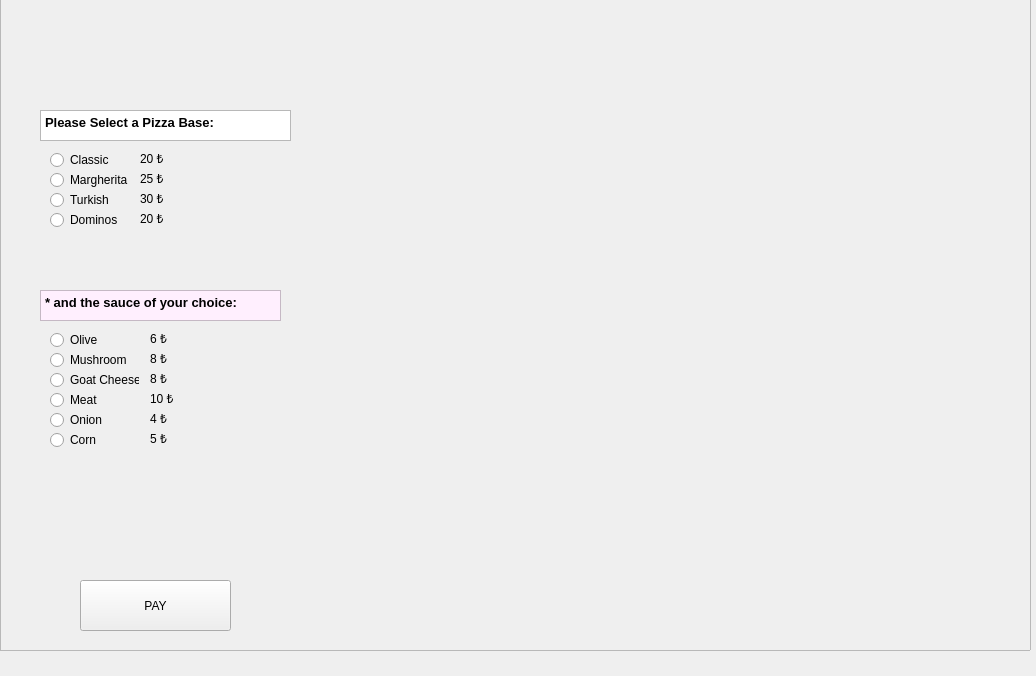
<?xml version="1.0" encoding="UTF-8"?>
<ui version="4.0">
 <class>MainWindow</class>
 <widget class="QMainWindow" name="MainWindow">
  <property name="geometry">
   <rect>
    <x>0</x>
    <y>0</y>
    <width>1036</width>
    <height>676</height>
   </rect>
  </property>
  <property name="windowTitle">
   <string>MainWindow</string>
  </property>
  <property name="styleSheet">
   <string notr="true"/>
  </property>
  <widget class="QWidget" name="centralwidget">
   <widget class="QRadioButton" name="OliveButton">
    <property name="geometry">
     <rect>
      <x>50</x>
      <y>330</y>
      <width>89</width>
      <height>20</height>
     </rect>
    </property>
    <property name="text">
     <string>Olive</string>
    </property>
   </widget>
   <widget class="QRadioButton" name="MushroomButton">
    <property name="geometry">
     <rect>
      <x>50</x>
      <y>350</y>
      <width>89</width>
      <height>20</height>
     </rect>
    </property>
    <property name="text">
     <string>Mushroom</string>
    </property>
   </widget>
   <widget class="QRadioButton" name="CheeseButton">
    <property name="geometry">
     <rect>
      <x>50</x>
      <y>370</y>
      <width>89</width>
      <height>20</height>
     </rect>
    </property>
    <property name="text">
     <string>Goat Cheese</string>
    </property>
   </widget>
   <widget class="QRadioButton" name="MeatButton">
    <property name="geometry">
     <rect>
      <x>50</x>
      <y>390</y>
      <width>89</width>
      <height>20</height>
     </rect>
    </property>
    <property name="text">
     <string>Meat</string>
    </property>
   </widget>
   <widget class="QTextEdit" name="SouceText">
    <property name="geometry">
     <rect>
      <x>40</x>
      <y>290</y>
      <width>241</width>
      <height>31</height>
     </rect>
    </property>
    <property name="styleSheet">
     <string notr="true">background-color: rgb(255, 239, 254);</string>
    </property>
    <property name="html">
     <string>&lt;!DOCTYPE HTML PUBLIC &quot;-//W3C//DTD HTML 4.0//EN&quot; &quot;http://www.w3.org/TR/REC-html40/strict.dtd&quot;&gt;
&lt;html&gt;&lt;head&gt;&lt;meta name=&quot;qrichtext&quot; content=&quot;1&quot; /&gt;&lt;meta charset=&quot;utf-8&quot; /&gt;&lt;style type=&quot;text/css&quot;&gt;
p, li { white-space: pre-wrap; }
hr { height: 1px; border-width: 0; }
li.unchecked::marker { content: &quot;\2610&quot;; }
li.checked::marker { content: &quot;\2612&quot;; }
&lt;/style&gt;&lt;/head&gt;&lt;body style=&quot; font-family:'Segoe UI'; font-size:9pt; font-weight:400; font-style:normal;&quot;&gt;
&lt;p style=&quot; margin-top:0px; margin-bottom:0px; margin-left:0px; margin-right:0px; -qt-block-indent:0; text-indent:0px;&quot;&gt;&lt;span style=&quot; font-size:10pt; font-weight:700;&quot;&gt;* and the sauce of your choice:&lt;/span&gt;&lt;/p&gt;&lt;/body&gt;&lt;/html&gt;</string>
    </property>
   </widget>
   <widget class="QRadioButton" name="OnionButton">
    <property name="geometry">
     <rect>
      <x>50</x>
      <y>410</y>
      <width>89</width>
      <height>20</height>
     </rect>
    </property>
    <property name="text">
     <string>Onion</string>
    </property>
   </widget>
   <widget class="QRadioButton" name="CornButton">
    <property name="geometry">
     <rect>
      <x>50</x>
      <y>430</y>
      <width>89</width>
      <height>20</height>
     </rect>
    </property>
    <property name="text">
     <string>Corn</string>
    </property>
   </widget>
   <widget class="QLabel" name="OliveCost">
    <property name="geometry">
     <rect>
      <x>150</x>
      <y>330</y>
      <width>49</width>
      <height>16</height>
     </rect>
    </property>
    <property name="text">
     <string>6 ₺</string>
    </property>
   </widget>
   <widget class="QLabel" name="MushroomCost">
    <property name="geometry">
     <rect>
      <x>150</x>
      <y>350</y>
      <width>49</width>
      <height>16</height>
     </rect>
    </property>
    <property name="text">
     <string>8 ₺</string>
    </property>
   </widget>
   <widget class="QLabel" name="GoatCost">
    <property name="geometry">
     <rect>
      <x>150</x>
      <y>370</y>
      <width>49</width>
      <height>16</height>
     </rect>
    </property>
    <property name="text">
     <string>8 ₺</string>
    </property>
   </widget>
   <widget class="QLabel" name="MeatCost">
    <property name="geometry">
     <rect>
      <x>150</x>
      <y>390</y>
      <width>49</width>
      <height>16</height>
     </rect>
    </property>
    <property name="text">
     <string>10 ₺</string>
    </property>
   </widget>
   <widget class="QLabel" name="OnionCost">
    <property name="geometry">
     <rect>
      <x>150</x>
      <y>410</y>
      <width>49</width>
      <height>16</height>
     </rect>
    </property>
    <property name="text">
     <string>4 ₺</string>
    </property>
   </widget>
   <widget class="QLabel" name="CornCost">
    <property name="geometry">
     <rect>
      <x>150</x>
      <y>430</y>
      <width>49</width>
      <height>16</height>
     </rect>
    </property>
    <property name="text">
     <string>5 ₺</string>
    </property>
   </widget>
   <widget class="QWidget" name="widget" native="true">
    <property name="geometry">
     <rect>
      <x>10</x>
      <y>80</y>
      <width>351</width>
      <height>191</height>
     </rect>
    </property>
    <widget class="QLabel" name="DominosCost">
     <property name="geometry">
      <rect>
       <x>130</x>
       <y>130</y>
       <width>49</width>
       <height>16</height>
      </rect>
     </property>
     <property name="text">
      <string>20 ₺</string>
     </property>
    </widget>
    <widget class="QTextEdit" name="BaseText">
     <property name="geometry">
      <rect>
       <x>30</x>
       <y>30</y>
       <width>251</width>
       <height>31</height>
      </rect>
     </property>
     <property name="html">
      <string>&lt;!DOCTYPE HTML PUBLIC &quot;-//W3C//DTD HTML 4.0//EN&quot; &quot;http://www.w3.org/TR/REC-html40/strict.dtd&quot;&gt;
&lt;html&gt;&lt;head&gt;&lt;meta name=&quot;qrichtext&quot; content=&quot;1&quot; /&gt;&lt;meta charset=&quot;utf-8&quot; /&gt;&lt;style type=&quot;text/css&quot;&gt;
p, li { white-space: pre-wrap; }
hr { height: 1px; border-width: 0; }
li.unchecked::marker { content: &quot;\2610&quot;; }
li.checked::marker { content: &quot;\2612&quot;; }
&lt;/style&gt;&lt;/head&gt;&lt;body style=&quot; font-family:'Segoe UI'; font-size:9pt; font-weight:400; font-style:normal;&quot;&gt;
&lt;p style=&quot; margin-top:0px; margin-bottom:0px; margin-left:0px; margin-right:0px; -qt-block-indent:0; text-indent:0px;&quot;&gt;&lt;span style=&quot; font-size:10pt; font-weight:700;&quot;&gt;Please Select a Pizza Base:&lt;/span&gt;&lt;/p&gt;&lt;/body&gt;&lt;/html&gt;</string>
     </property>
    </widget>
    <widget class="QRadioButton" name="DominosButton">
     <property name="geometry">
      <rect>
       <x>40</x>
       <y>130</y>
       <width>89</width>
       <height>20</height>
      </rect>
     </property>
     <property name="text">
      <string>Dominos</string>
     </property>
    </widget>
    <widget class="QRadioButton" name="MargheritaButton">
     <property name="geometry">
      <rect>
       <x>40</x>
       <y>90</y>
       <width>89</width>
       <height>20</height>
      </rect>
     </property>
     <property name="text">
      <string>Margherita</string>
     </property>
    </widget>
    <widget class="QLabel" name="MargerithaCost">
     <property name="geometry">
      <rect>
       <x>130</x>
       <y>90</y>
       <width>49</width>
       <height>16</height>
      </rect>
     </property>
     <property name="text">
      <string>25 ₺</string>
     </property>
    </widget>
    <widget class="QLabel" name="ClassicCost">
     <property name="geometry">
      <rect>
       <x>130</x>
       <y>70</y>
       <width>49</width>
       <height>16</height>
      </rect>
     </property>
     <property name="text">
      <string>20 ₺</string>
     </property>
    </widget>
    <widget class="QRadioButton" name="ClassicButton">
     <property name="enabled">
      <bool>true</bool>
     </property>
     <property name="geometry">
      <rect>
       <x>40</x>
       <y>70</y>
       <width>89</width>
       <height>20</height>
      </rect>
     </property>
     <property name="text">
      <string>Classic</string>
     </property>
    </widget>
    <widget class="QRadioButton" name="TurkishButton">
     <property name="geometry">
      <rect>
       <x>40</x>
       <y>110</y>
       <width>89</width>
       <height>20</height>
      </rect>
     </property>
     <property name="text">
      <string>Turkish</string>
     </property>
    </widget>
    <widget class="QLabel" name="TurkishCost">
     <property name="geometry">
      <rect>
       <x>130</x>
       <y>110</y>
       <width>49</width>
       <height>16</height>
      </rect>
     </property>
     <property name="text">
      <string>30 ₺</string>
     </property>
    </widget>
   </widget>
   <widget class="QPushButton" name="PayButton">
    <property name="geometry">
     <rect>
      <x>80</x>
      <y>580</y>
      <width>151</width>
      <height>51</height>
     </rect>
    </property>
    <property name="text">
     <string>PAY</string>
    </property>
   </widget>
   <widget class="QFrame" name="frame">
    <property name="geometry">
     <rect>
      <x>-10</x>
      <y>-30</y>
      <width>1041</width>
      <height>681</height>
     </rect>
    </property>
    <property name="styleSheet">
     <string notr="true">background-image: url(:/new/Just.jpg);</string>
    </property>
    <property name="frameShape">
     <enum>QFrame::StyledPanel</enum>
    </property>
    <property name="frameShadow">
     <enum>QFrame::Raised</enum>
    </property>
    <widget class="QFrame" name="frame_2">
     <property name="geometry">
      <rect>
       <x>10</x>
       <y>20</y>
       <width>1041</width>
       <height>731</height>
      </rect>
     </property>
     <property name="styleSheet">
      <string notr="true">background-image: url(:/new/global_ai_python_project/Just.jpg);</string>
     </property>
     <property name="frameShape">
      <enum>QFrame::StyledPanel</enum>
     </property>
     <property name="frameShadow">
      <enum>QFrame::Raised</enum>
     </property>
     <widget class="QLabel" name="label">
      <property name="geometry">
       <rect>
        <x>610</x>
        <y>420</y>
        <width>1021</width>
        <height>741</height>
       </rect>
      </property>
      <property name="styleSheet">
       <string notr="true">background-image: url(:/new/Desktop/about.png);</string>
      </property>
      <property name="text">
       <string/>
      </property>
     </widget>
    </widget>
   </widget>
   <zorder>frame</zorder>
   <zorder>OliveButton</zorder>
   <zorder>MushroomButton</zorder>
   <zorder>CheeseButton</zorder>
   <zorder>MeatButton</zorder>
   <zorder>SouceText</zorder>
   <zorder>OnionButton</zorder>
   <zorder>CornButton</zorder>
   <zorder>OliveCost</zorder>
   <zorder>MushroomCost</zorder>
   <zorder>GoatCost</zorder>
   <zorder>MeatCost</zorder>
   <zorder>OnionCost</zorder>
   <zorder>CornCost</zorder>
   <zorder>widget</zorder>
   <zorder>PayButton</zorder>
  </widget>
 </widget>
 <resources>
  <include location="../test.qrc"/>
 </resources>
 <connections/>
</ui>
